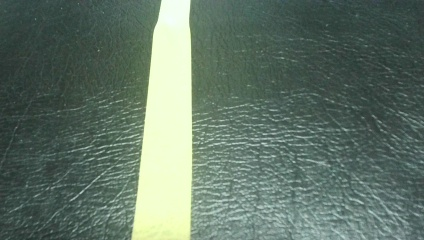
#> input picture data/20241001_225847.jpg, 424 x 240 px, given in place of the camera
$ python test.py
#> lines starting #> are read from the running program, lines starting #| are printed output that depends on the picture; after the words box and inside, x2 and y2 are one past the last pixel; in counts of white or black regions, pixels touching at a corner belong together; long printed decimals are rounded
import cv2
import numpy as np
import time
import math
import RPi.GPIO as GPIO

# PID 상수 (적절하게 조정해야 함)
Kp = 1.10
Ki = 0.00
Kd = 0.13

# PID 제어 변수
prev_error = 0.0
integral = 0.0

# MotorController 클래스
class MotorController:
    def __init__(self, en, in1, in2):
        self.en = en
        self.in1 = in1
        self.in2 = in2
        GPIO.setup(self.en, GPIO.OUT)
        GPIO.setup(self.in1, GPIO.OUT)
        GPIO.setup(self.in2, GPIO.OUT)
        self.pwm = GPIO.PWM(self.en, 100)
        self.pwm.start(0)

    def set_speed(self, speed):
        # 속도를 -100에서 100 사이로 제한
        speed = max(min(speed, 100), -100)
        self.pwm.ChangeDutyCycle(abs(speed))

    def forward(self, speed=40):
        self.set_speed(speed)
        GPIO.output(self.in1, GPIO.HIGH)
        GPIO.output(self.in2, GPIO.LOW)

    def backward(self, speed=40):
        self.set_speed(speed)
        GPIO.output(self.in1, GPIO.LOW)
        GPIO.output(self.in2, GPIO.HIGH)

    def stop(self):
        self.set_speed(0)
        GPIO.output(self.in1, GPIO.LOW)
        GPIO.output(self.in2, GPIO.LOW)

    def cleanup(self):
        self.pwm.stop()
        GPIO.cleanup([self.en, self.in1, self.in2])

GPIO.setmode(GPIO.BCM)

# 모터 초기화
motor1 = MotorController(18, 17, 27) # left front
motor2 = MotorController(22, 23, 24) # right front
motor3 = MotorController(9, 10, 11) # left back
motor4 = MotorController(25, 8, 7) # right back
#> in main, frame is the input picture: shape (240, 424, 3); mean B, G, R 103.5, 116.5, 97.7

# PID 제어 함수
def pid_control(error, dt):
    global prev_error, integral

    proportional = error
    integral += error * dt
    derivative = (error - prev_error) / dt if dt > 0 else 0  # Prevent division by zero
    prev_error = error

    # Return the PID control result
    return Kp * proportional + Ki * integral + Kd * derivative

# 모터 제어 함수 (보정 적용)
def control_motors(left_speed, right_speed):
    # 속도 범위 제한 (리밋)
    left_speed = max(min(left_speed, 100), -100)
    right_speed = max(min(right_speed, 100), -100)

    if left_speed >= 0:
        motor1.forward(left_speed)
        motor3.forward(left_speed)
    else:
        motor1.backward(-left_speed)
        motor3.backward(-left_speed)

    if right_speed >= 0:
        motor2.forward(right_speed)
        motor4.forward(right_speed)
    else:
        motor2.backward(-right_speed)
        motor4.backward(-right_speed)

# 이미지 처리 함수
def process_image(frame):
    # 이미지를 HLS로 변환하고 S 채널 추출
    hls = cv2.cvtColor(frame, cv2.COLOR_BGR2HLS)
#> hls: shape (240, 424, 3); mean of channels 0, 1, 2 72.2, 105.4, 54.3
    s_channel = hls[:, :, 2]
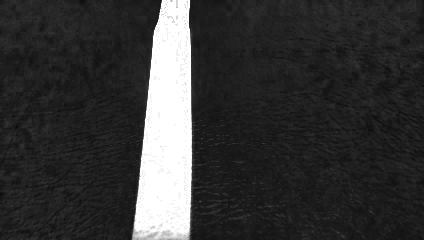
#> s_channel: shape (240, 424); min 9, max 255, mean 54.3

    # Gaussian 블러 적용
    blurred = cv2.GaussianBlur(s_channel, (5, 5), 0)

    # Canny 에지 감지 적용
    canny_edges = cv2.Canny(blurred, 50, 150)
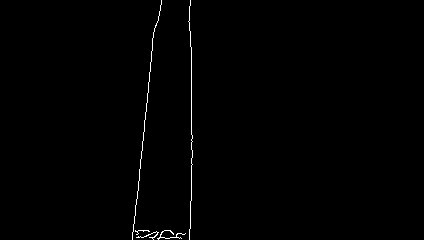
#> canny_edges: shape (240, 424); 0.6% white in thin lines or dots, all inside (x1, y1, x2, y2) = (132, 0, 193, 240)

    # Hough Line Transform 적용
    lines = cv2.HoughLinesP(canny_edges, 1, np.pi / 180, threshold=20, minLineLength=5, maxLineGap=10)
#> lines = [[191, 200, 191, 47], [132, 239, 155, 25], [190, 46, 190, 31], [189, 30, 189, 6], [136, 237, 189, 237], [190, 201, 190, 228], [135, 230, 189, 234], [157, 22, 161, 2]]

    # 선의 중앙값 계산
    line_center_x, diff = None, None
    found = False

    if lines is not None:
        # 모든 선분의 중간 x 좌표를 리스트로 저장
        x_positions = []
        for line in lines:
            x1, y1, x2, y2 = line[0]
            x_mid = (x1 + x2) // 2
            x_positions.append(x_mid)
#> this loop made 8 passes
#> (x1, y1, x2, y2, x_mid) on passes 1 to 8: (191, 200, 191, 47, 191), (132, 239, 155, 25, 143), (190, 46, 190, 31, 190), (189, 30, 189, 6, 189), (136, 237, 189, 237, 162), (190, 201, 190, 228, 190), (135, 230, 189, 234, 162), (157, 22, 161, 2, 159)
#> after the loop, x_positions = [191, 143, 190, 189, 162, 190, 162, 159]

        # x 좌표들을 정렬하여 중앙값을 계산
        x_positions.sort()
        num_positions = len(x_positions)
#> num_positions = 8

        if num_positions >= 2:
            # 가장 왼쪽과 오른쪽의 x 좌표를 사용하여 선의 중앙을 계산
            left_x = x_positions[0]
#> left_x = 143
            right_x = x_positions[-1]
#> right_x = 191
            line_center_x = (left_x + right_x) // 2
#> line_center_x = 167
            diff = line_center_x - 211  # 기준점 211
#> diff = -44

            found = True
        else:
            # 검출된 선분이 하나인 경우 해당 선분의 중간 x 좌표를 사용
            line_center_x = x_positions[0]
            diff = line_center_x - 211
            found = True

    # 라인이 감지되지 않았을 때 기본값 설정
    if not found:
        line_center_x = 211  # 중앙으로 설정
        diff = 0
        print("선을 감지하지 못했습니다.")

    return line_center_x, diff
# 메인 제어 루프
def main():
    # 카메라 설정
    cap = cv2.VideoCapture(0, cv2.CAP_V4L2)
    cap.set(cv2.CAP_PROP_FRAME_WIDTH, 424)
    cap.set(cv2.CAP_PROP_FRAME_HEIGHT, 240)

    if not cap.isOpened():
        print("카메라를 열 수 없습니다.")
        return

    prev_time = time.time()  # 이전 시간을 저장

    try:
        while True:
            ret, frame = cap.read()
            if not ret:
                print("프레임을 가져올 수 없습니다.")
                break

            # 현재 시간 계산
            current_time = time.time()
            dt = current_time - prev_time
            prev_time = current_time  # 이전 시간 업데이트

            # 이미지 처리 및 중앙값 계산
            line_center_x, diff = process_image(frame)
#> line_center_x = 167; diff = -44

            # NaN 검사 추가
            if math.isnan(line_center_x) or math.isnan(diff):
                print("경고: 계산된 값이 NaN입니다.")
                continue

            # PID 제어 값 계산
            print(f"diff : {diff}")
#| diff : -44
            if -30 <= diff <= 30:
                pid_value = 0
            else:
                pid_value = pid_control(diff, dt)  # error가 범위를 벗어나면 PID 보정 적용
#> in pid_control, `integral += error * dt`: integral = -1.21
#> in pid_control, `derivative = (error - prev_error) / dt if dt > 0 else 0`: derivative = -1600.2
#> in pid_control, `prev_error = error`: prev_error = -44
#> pid_value = -256.4

            # 속도 계산
            base_speed = 100  # 기본 속도
            left_motor_speed = base_speed + pid_value  # 왼쪽 속도 제어
#> left_motor_speed = -156.4
            right_motor_speed = base_speed - pid_value  # 오른쪽 속도 제어
#> right_motor_speed = 356.4

            print(f"left : {left_motor_speed} , right : {right_motor_speed}")
#| left : -156.430 , right : 356.430

            # 모터 제어 함수 호출
            control_motors(left_motor_speed, right_motor_speed)
#> in control_motors, `left_speed = max(min(left_speed, 100), -100)`: left_speed = -100
#> in control_motors, `right_speed = max(min(right_speed, 100), -100)`: right_speed = 100

            # 'q' 키를 누르면 종료
            if cv2.waitKey(1) & 0xFF == ord('q'):
#> (key q is pressed here)
                break

    finally:
        # 종료 시 모든 모터 정지 및 GPIO 정리
        motor1.stop()
        motor2.stop()
        motor3.stop()
        motor4.stop()
        motor1.cleanup()
        motor2.cleanup()
        motor3.cleanup()
        motor4.cleanup()

    # 카메라 해제
    cap.release()
    cv2.destroyAllWindows()

# 프로그램 실행
if __name__ == "__main__":
    # GPIO 모드 설정
    GPIO.setmode(GPIO.BCM)
    main()

$ run again, on data/20241001_230034.jpg
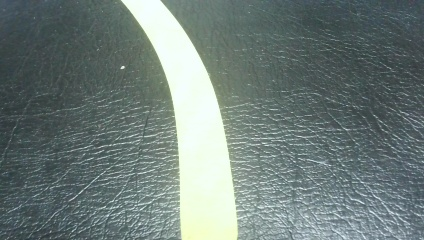
#> input picture data/20241001_230034.jpg, 424 x 240 px, given in place of the camera
#> in main, frame is the input picture: shape (240, 424, 3); mean B, G, R 121.5, 124.6, 110.4
#> hls: shape (240, 424, 3); mean of channels 0, 1, 2 83.5, 117.8, 47.8
#> in process_image, `s_channel = hls[:, :, 2]`:
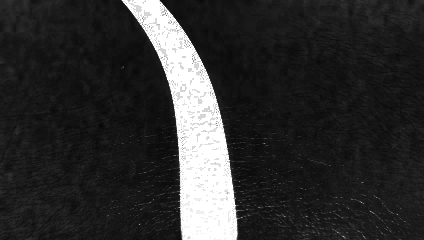
#> s_channel: shape (240, 424); min 6, max 255, mean 47.8
#> in process_image, `canny_edges = cv2.Canny(blurred, 50, 150)`:
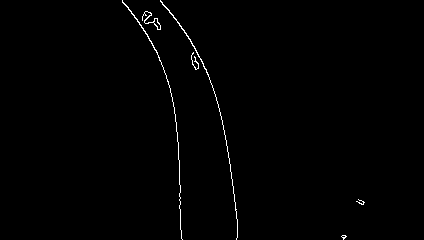
#> canny_edges: shape (240, 424); 0.71% white in thin lines or dots, all inside (x1, y1, x2, y2) = (122, 0, 365, 240)
#> lines = 13 rows, first 6: [136, 18, 159, 57], [175, 114, 179, 173], [221, 116, 236, 209], [172, 14, 201, 59], [174, 107, 175, 121], [180, 229, 180, 185]
#> the loop in process_image, `for line in lines:` made 13 passes
#> (x1, y1, x2, y2, x_mid) on passes 1 to 8: (136, 18, 159, 57, 147), (175, 114, 179, 173, 177), (221, 116, 236, 209, 228), (172, 14, 201, 59, 186), (174, 107, 175, 121, 174), (180, 229, 180, 185, 180), (202, 61, 218, 105, 210), (163, 67, 173, 102, 168)
#> after the loop in process_image, `for line in lines:`: x_positions = [147, 177, 228, 186, 174, 180, 210, 168, 166, 133, 198, 236, 175]
#> num_positions = 13
#> left_x = 133
#> right_x = 236
#> in process_image, `line_center_x = (left_x + right_x) // 2`: line_center_x = 184
#> in process_image, `diff = line_center_x - 211`: diff = -27
#> in main, `line_center_x, diff = process_image(frame)`: line_center_x = 184; diff = -27
#| diff : -27

$ run again, on data/20241001_230042.jpg
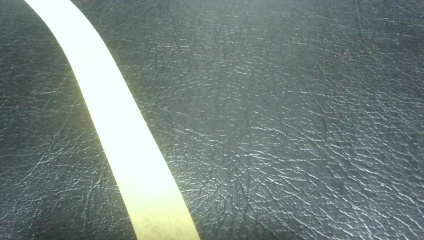
#> input picture data/20241001_230042.jpg, 424 x 240 px, given in place of the camera
#> in main, frame is the input picture: shape (240, 424, 3); mean B, G, R 128, 132.2, 117.9
#> hls: shape (240, 424, 3); mean of channels 0, 1, 2 82.4, 124.8, 47.3
#> in process_image, `s_channel = hls[:, :, 2]`:
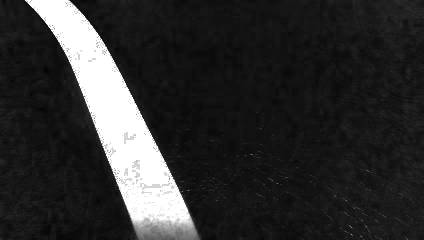
#> s_channel: shape (240, 424); min 3, max 255, mean 47.3
#> in process_image, `canny_edges = cv2.Canny(blurred, 50, 150)`:
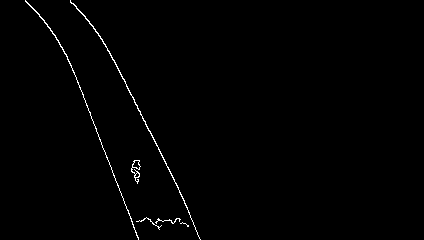
#> canny_edges: shape (240, 424); 0.81% white in thin lines or dots, all inside (x1, y1, x2, y2) = (25, 0, 201, 240)
#> lines = [[73, 70, 138, 239], [105, 44, 178, 187], [37, 12, 59, 42], [177, 186, 199, 238], [73, 3, 100, 36], [131, 169, 137, 181], [52, 31, 76, 78], [126, 86, 187, 207], [143, 219, 193, 222], [55, 35, 71, 65], [70, 1, 76, 8]]
#> the loop in process_image, `for line in lines:` made 11 passes
#> (x1, y1, x2, y2, x_mid) on passes 1 to 8: (73, 70, 138, 239, 105), (105, 44, 178, 187, 141), (37, 12, 59, 42, 48), (177, 186, 199, 238, 188), (73, 3, 100, 36, 86), (131, 169, 137, 181, 134), (52, 31, 76, 78, 64), (126, 86, 187, 207, 156)
#> after the loop in process_image, `for line in lines:`: x_positions = [105, 141, 48, 188, 86, 134, 64, 156, 168, 63, 73]
#> num_positions = 11
#> left_x = 48
#> right_x = 188
#> in process_image, `line_center_x = (left_x + right_x) // 2`: line_center_x = 118
#> in process_image, `diff = line_center_x - 211`: diff = -93
#> in main, `line_center_x, diff = process_image(frame)`: line_center_x = 118; diff = -93
#| diff : -93
#> integral = -3.24
#> derivative = -2665.8
#> prev_error = -93
#> pid_value = -448.9
#> left_motor_speed = -348.9
#> right_motor_speed = 548.9
#| left : -348.856 , right : 548.856
#> left_speed = -100
#> right_speed = 100

$ run again, on data/20241001_230045.jpg
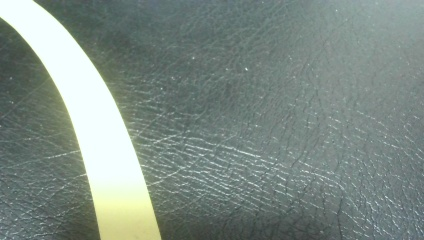
#> input picture data/20241001_230045.jpg, 424 x 240 px, given in place of the camera
#> in main, frame is the input picture: shape (240, 424, 3); mean B, G, R 132.4, 139.3, 125.8
#> hls: shape (240, 424, 3); mean of channels 0, 1, 2 77.3, 131.6, 44.5
#> in process_image, `s_channel = hls[:, :, 2]`:
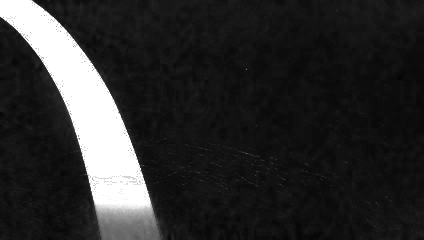
#> s_channel: shape (240, 424); min 4, max 255, mean 44.5
#> in process_image, `canny_edges = cv2.Canny(blurred, 50, 150)`:
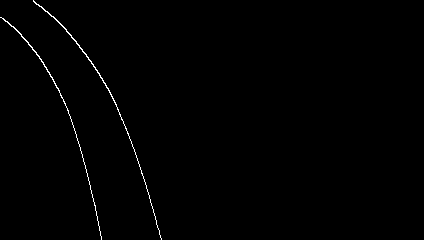
#> canny_edges: shape (240, 424); 0.61% white in thin lines or dots, all inside (x1, y1, x2, y2) = (0, 0, 162, 240)
#> lines = [[139, 164, 161, 239], [108, 88, 134, 149], [47, 11, 71, 35], [78, 141, 99, 226], [35, 51, 60, 93], [76, 41, 106, 85], [13, 26, 32, 47], [64, 101, 77, 138], [33, 0, 62, 25], [14, 28, 41, 59], [65, 28, 99, 73]]
#> the loop in process_image, `for line in lines:` made 11 passes
#> (x1, y1, x2, y2, x_mid) on passes 1 to 8: (139, 164, 161, 239, 150), (108, 88, 134, 149, 121), (47, 11, 71, 35, 59), (78, 141, 99, 226, 88), (35, 51, 60, 93, 47), (76, 41, 106, 85, 91), (13, 26, 32, 47, 22), (64, 101, 77, 138, 70)
#> after the loop in process_image, `for line in lines:`: x_positions = [150, 121, 59, 88, 47, 91, 22, 70, 47, 27, 82]
#> num_positions = 11
#> left_x = 22
#> right_x = 150
#> in process_image, `line_center_x = (left_x + right_x) // 2`: line_center_x = 86
#> in process_image, `diff = line_center_x - 211`: diff = -125
#> in main, `line_center_x, diff = process_image(frame)`: line_center_x = 86; diff = -125
#| diff : -125
#> integral = -4.28
#> derivative = -3653.1
#> prev_error = -125
#> pid_value = -612.4
#> left_motor_speed = -512.4
#> right_motor_speed = 712.4
#| left : -512.402 , right : 712.402
#> left_speed = -100
#> right_speed = 100
